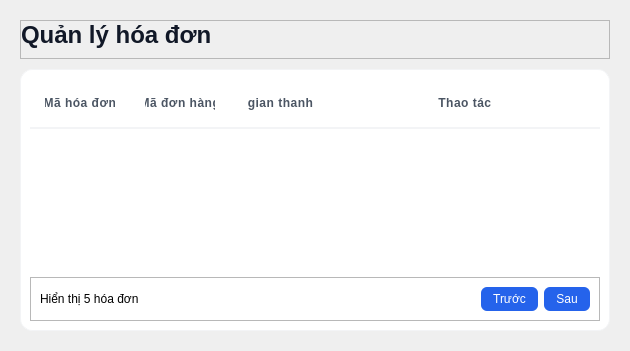
         <widget class="QWidget" name="pageHoaDon">
          <property name="styleSheet">
           <string notr="true">/* 1. Thiết lập nền cho trang */
QWidget#pageHoaDon {
    background-color: #f8f9fa; /* Màu xám cực nhạt giúp thẻ trắng nổi bật [cite: 98-99] */
}

/* 2. Tiêu đề trang */
QLabel#lblTitleQuanLyHD {
    font-size: 24px;
    font-weight: bold;
    color: #111827; /* Đen tuyền chuyên nghiệp [cite: 114-115, 170] */
}

/* 3. Thẻ chứa bảng (Frame) */
QFrame#frHoaDon {
    background-color: #ffffff;
    border: 1px solid #f3f4f6;
    border-radius: 12px; /* Bo góc đồng bộ với trang Sản phẩm và Đơn hàng [cite: 117, 174, 232] */
}

/* 4. Tùy chỉnh Bảng Hóa đơn */
QTableWidget#tblHoaDon {
    background-color: white;
    border: none;
    gridline-color: transparent; /* Ẩn lưới để trông sạch sẽ [cite: 108, 133, 210] */
    outline: none;
}

/* Tiêu đề cột (Headers) */
QHeaderView::section {
    background-color: white;
    padding: 15px;
    border: none;
    border-bottom: 2px solid #f3f4f6;
    font-weight: bold;
    color: #4b5563; /* Màu xám đậm chuyên nghiệp [cite: 118, 175, 233] */
    text-transform: uppercase; /* BUỘC IN HOA TIÊU ĐỀ CỘT [cite: 67-68] */
    letter-spacing: 0.5px;
}

/* 5. Các nút phân trang (Trước/Sau) */
QPushButton#btnSau_3, QPushButton#btnTruoc_3 {
    background-color: #2563eb; /* Màu xanh dương thương hiệu [cite: 116, 171, 230] */
    color: white;
    border-radius: 6px;
    padding: 5px 12px;
}

QPushButton#btnSau_3:hover, QPushButton#btnTruoc_3:hover {
    background-color: #1d4ed8; /* Hiệu ứng hover đậm hơn [cite: 172, 230] */
}

</string>
          </property>
          <layout class="QVBoxLayout" name="verticalLayout_8">
           <property name="spacing">
            <number>10</number>
           </property>
           <property name="leftMargin">
            <number>20</number>
           </property>
           <property name="topMargin">
            <number>20</number>
           </property>
           <property name="rightMargin">
            <number>20</number>
           </property>
           <property name="bottomMargin">
            <number>20</number>
           </property>
           <item>
            <widget class="QFrame" name="frTitleHD">
             <property name="frameShape">
              <enum>QFrame::StyledPanel</enum>
             </property>
             <property name="frameShadow">
              <enum>QFrame::Raised</enum>
             </property>
             <layout class="QHBoxLayout" name="horizontalLayout_13">
              <property name="leftMargin">
               <number>0</number>
              </property>
              <property name="topMargin">
               <number>0</number>
              </property>
              <item>
               <widget class="QLabel" name="lblTitleQuanLyHD">
                <property name="text">
                 <string>Quản lý hóa đơn</string>
                </property>
               </widget>
              </item>
              <item>
               <spacer name="horizontalSpacer_12">
                <property name="orientation">
                 <enum>Qt::Horizontal</enum>
                </property>
                <property name="sizeHint" stdset="0">
                 <size>
                  <width>388</width>
                  <height>20</height>
                 </size>
                </property>
               </spacer>
              </item>
             </layout>
            </widget>
           </item>
           <item>
            <widget class="QFrame" name="frHoaDon">
             <property name="frameShape">
              <enum>QFrame::StyledPanel</enum>
             </property>
             <property name="frameShadow">
              <enum>QFrame::Raised</enum>
             </property>
             <layout class="QVBoxLayout" name="verticalLayout_7">
              <item>
               <widget class="QTableWidget" name="tblHoaDon">
                <property name="alternatingRowColors">
                 <bool>true</bool>
                </property>
                <property name="selectionBehavior">
                 <enum>QAbstractItemView::SelectRows</enum>
                </property>
                <property name="showGrid">
                 <bool>false</bool>
                </property>
                <attribute name="horizontalHeaderShowSortIndicator" stdset="0">
                 <bool>false</bool>
                </attribute>
                <attribute name="horizontalHeaderStretchLastSection">
                 <bool>true</bool>
                </attribute>
                <column>
                 <property name="text">
                  <string>Mã hóa đơn</string>
                 </property>
                </column>
                <column>
                 <property name="text">
                  <string>Mã đơn hàng</string>
                 </property>
                </column>
                <column>
                 <property name="text">
                  <string>Thời gian thanh toán</string>
                 </property>
                </column>
                <column>
                 <property name="text">
                  <string>Thao tác</string>
                 </property>
                </column>
               </widget>
              </item>
              <item>
               <widget class="QFrame" name="frPhanTrangHD">
                <property name="frameShape">
                 <enum>QFrame::StyledPanel</enum>
                </property>
                <property name="frameShadow">
                 <enum>QFrame::Raised</enum>
                </property>
                <layout class="QHBoxLayout" name="horizontalLayout_3">
                 <item>
                  <widget class="QLabel" name="lblHienThiHD">
                   <property name="text">
                    <string>Hiển thị 5 hóa đơn</string>
                   </property>
                  </widget>
                 </item>
                 <item>
                  <spacer name="horizontalSpacer_11">
                   <property name="orientation">
                    <enum>Qt::Horizontal</enum>
                   </property>
                   <property name="sizeHint" stdset="0">
                    <size>
                     <width>326</width>
                     <height>20</height>
                    </size>
                   </property>
                  </spacer>
                 </item>
                 <item>
                  <widget class="QPushButton" name="btnTruoc_3">
                   <property name="text">
                    <string>Trước</string>
                   </property>
                  </widget>
                 </item>
                 <item>
                  <widget class="QPushButton" name="btnSau_3">
                   <property name="text">
                    <string>Sau</string>
                   </property>
                  </widget>
                 </item>
                </layout>
               </widget>
              </item>
             </layout>
            </widget>
           </item>
          </layout>
         </widget>
